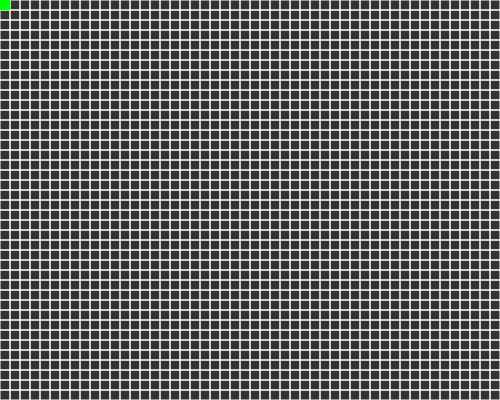
Frame 1 (no input)
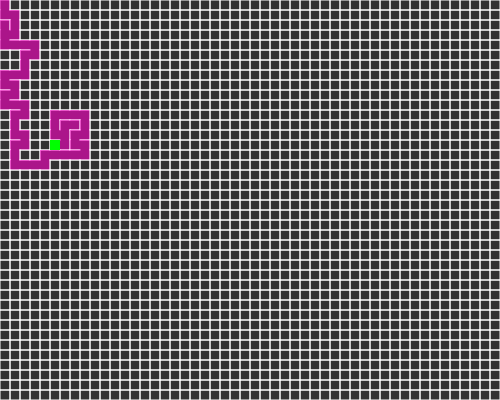
Frame 60 (no input)
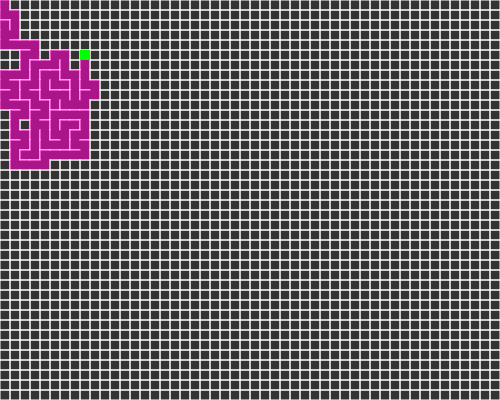
Frame 120 (the mouse pressed at the canvas centre since frame 60)

The p5.js sketch that drew these frames (run headless with seeded random() and noise() and a simulated clock; from frame 60 on, the mouse is pressed at the canvas centre):

// p5.js sketch
// ── sketch.js
var cols, rows;
var w = 10;
var grid = [];

var current;

var stack = [];

function setup() {
  createCanvas(500, 400);
  cols = floor(width/w);
  rows = floor(height/w);

  for (var j = 0; j < rows; j++) {
    for (var i = 0; i < cols; i++) {
      var cell = new Cell(i, j);
      grid.push(cell);
    }
  }

current = grid[0];
}

function draw() {
  background(51);
  for (var i = 0; i < grid.length; i++) {
    grid[i].show();
  }

  current.visited = true;
  current.highlight();

  //STEP 1
  var next = current.checkNeighbors();

  if(next) {
    next.visited = true;

    //STEP 2
    stack.push(current);

    //STEP 3
    removeWalls(current, next);

    //STEP 4
    current = next;
  } else if (stack.length > 0) {
    current = stack.pop();
  }

}

function index(i, j) {
  if (i < 0 || j < 0 || i > cols-1 || j > rows-1) {
    return -1;
  }
  return i + j * cols;
}

function removeWalls(a, b) {
  x = a.i - b.i;
  if (x === 1) {
    a.walls[3] = false;
    b.walls[1] = false;
  } else if (x === -1) {
    a.walls[1] = false;
    b.walls[3] = false;
  }
  var y = a.j - b.j;
  if (y === 1) {
    a.walls[0] = false;
    b.walls[2] = false;
  } else if (y === -1) {
    a.walls[2] = false;
    b.walls[0] = false;
  }
}






//whitespace

// ── cell.js
function Cell (i, j) {
  this.i = i;
  this.j = j;
  this.walls = [true, true, true, true];
  this.visited = false;

  this.checkNeighbors = function() {
    var neighbors = [];

    var top = grid[index(i, j-1)];
    var right = grid[index(i+1, j)];
    var bottom = grid[index(i, j+1)];
    var left = grid[index(i-1, j)];

    if (top && !top.visited) {
      neighbors.push(top);
    }
    if (right && !right.visited) {
      neighbors.push(right);
    }
    if (bottom && !bottom.visited) {
      neighbors.push(bottom);
    }
    if (left && !left.visited) {
      neighbors.push(left);
    }

    if (neighbors.length > 0) {
      var r = floor(random(0, neighbors.length));
      return neighbors[r];
    } else {
        return undefined;
    }
  }

  this.highlight = function() {
    var x = this.i*w;
    var y = this.j*w;
    noStroke();
    fill(0, 255, 0);
    rect(x, y, w, w);
  }

  this.show = function() {
    var x = this.i*w;
    var y = this.j*w;
    stroke(255);
    if(this.walls[0]) {
      line(x,y,x+w,y);
    }
    if(this.walls[1]) {
      line(x+w,y,x+w,y+w);
    }
    if(this.walls[2]) {
      line(x+w,y+w,x,y+w);
    }
    if(this.walls[3]) {
      line(x,y+w,x,y);
    }

    if(this.visited) {
      noStroke();
      fill(255, 0, 200, 150);
      rect(x, y, w, w);
    }
  }
}
